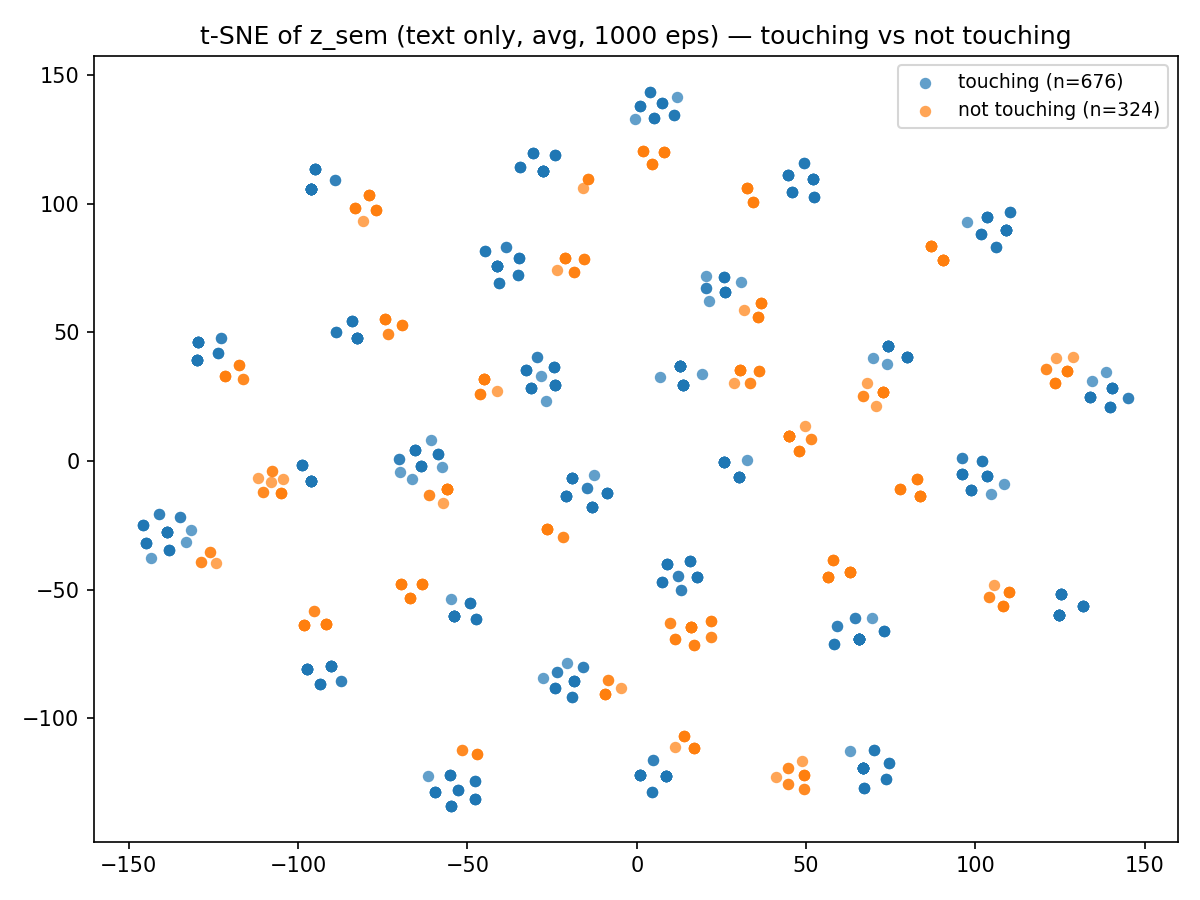

Recreate this plot in Python.
"""
Global t-SNE of text-only z_sem embeddings, colored by touching vs not touching.

z_sem = L2_normalize(mean(CLIP_text(stmt_AB), CLIP_text(stmt_BA)))
  where stmt_AB / stmt_BA are the two touching statements for each episode's final frame.

Model: OpenCLIP ViT-L/14, pretrained=datacomp_xl_s13b_b90k

Output: zsem_text_global_tsne.png

Run:
    source /home/ashwink/Documents/swms/.venv/bin/activate
    python main_project/eval/zsem_text_global_tsne.py
"""

import open_clip

import glob
import os
import pickle
import random

import numpy as np
import torch
import torch.nn.functional as F
from tqdm import tqdm
from sklearn.manifold import TSNE
import matplotlib.pyplot as plt

# ---------------------------------------------------------------------------
# Config
# ---------------------------------------------------------------------------
DATA_DIR   = "/home/ashwink/full_data_5000/langtable/demos/"
OUT_DIR    = os.path.dirname(os.path.abspath(__file__))
N_EPISODES = 1000
DEVICE     = "cuda" if torch.cuda.is_available() else "cpu"
SEED       = 42

random.seed(SEED)
np.random.seed(SEED)
torch.manual_seed(SEED)

# ---------------------------------------------------------------------------
# Load OpenCLIP
# ---------------------------------------------------------------------------
print(f"Loading OpenCLIP ViT-L/14 (datacomp_xl_s13b_b90k) on {DEVICE} ...")
model, _, _ = open_clip.create_model_and_transforms(
    "ViT-L-14", pretrained="datacomp_xl_s13b_b90k"
)
model = model.to(DEVICE).eval()
tokenizer = open_clip.get_tokenizer("ViT-L-14")
print("Model loaded.\n")

# ---------------------------------------------------------------------------
# Statement conversion
# ---------------------------------------------------------------------------

def qa_to_statement(question: str, answer: bool) -> str:
    stmt = question
    if stmt.startswith("Is "):
        stmt = stmt[3:]
    stmt = stmt.rstrip("?")
    if stmt:
        stmt = stmt[0].lower() + stmt[1:]
    if answer:
        stmt = stmt.replace(" touching", " is touching", 1)
    else:
        stmt = stmt.replace(" touching", " is not touching", 1)
    return stmt

# ---------------------------------------------------------------------------
# Sample episodes
# ---------------------------------------------------------------------------
all_files     = sorted(glob.glob(os.path.join(DATA_DIR, "*.pkl")))
sampled_files = random.sample(all_files, min(N_EPISODES, len(all_files)))
print(f"Sampled {len(sampled_files)} episodes from {len(all_files)} total.\n")

# ---------------------------------------------------------------------------
# Data collection loop
# ---------------------------------------------------------------------------
z_sems = []
labels = []

for pkl_path in tqdm(sampled_files, desc="Episodes"):
    try:
        with open(pkl_path, "rb") as f:
            ep = pickle.load(f)

        qa_pairs = ep["task_relevant_qa"][-1]
        touching_qas = [qa for qa in qa_pairs if "touching" in qa["question"].lower()]

        if len(touching_qas) < 2:
            continue

        stmt_ab = qa_to_statement(touching_qas[0]["question"], touching_qas[0]["answer"])
        stmt_ba = qa_to_statement(touching_qas[1]["question"], touching_qas[1]["answer"])

        with torch.no_grad():
            z_both = F.normalize(
                model.encode_text(tokenizer([stmt_ab, stmt_ba]).to(DEVICE)), dim=-1
            )  # (2, D)
        z_avg = F.normalize(z_both.mean(dim=0), dim=-1)  # (D,)

        z_sems.append(z_avg.cpu().float().numpy())
        labels.append("touching" if touching_qas[0]["answer"] else "not touching")

    except Exception as e:
        print(f"Skipping {pkl_path}: {e}")
        continue

z_sems = np.array(z_sems)
labels = np.array(labels)

print(f"\nEpisodes collected: {len(z_sems)}")
print(f"  touching:     {(labels == 'touching').sum()}")
print(f"  not touching: {(labels == 'not touching').sum()}\n")

# ---------------------------------------------------------------------------
# t-SNE + plot
# ---------------------------------------------------------------------------
print("Running t-SNE ...")
coords = TSNE(n_components=2, random_state=SEED, perplexity=30).fit_transform(z_sems)

LABEL_COLORS = {"touching": "tab:blue", "not touching": "tab:orange"}

fig, ax = plt.subplots(figsize=(8, 6))
for lbl, color in LABEL_COLORS.items():
    m = labels == lbl
    ax.scatter(
        coords[m, 0], coords[m, 1],
        c=color, s=30, alpha=0.7, linewidths=0,
        label=f"{lbl} (n={m.sum()})",
    )
ax.set_title("t-SNE of z_sem (text only, avg, 1000 eps) — touching vs not touching")
ax.legend(fontsize=9)
plt.tight_layout()

out = os.path.join(OUT_DIR, "zsem_text_global_tsne.png")
plt.savefig(out, dpi=150)
plt.close()
print(f"Saved {out}")
